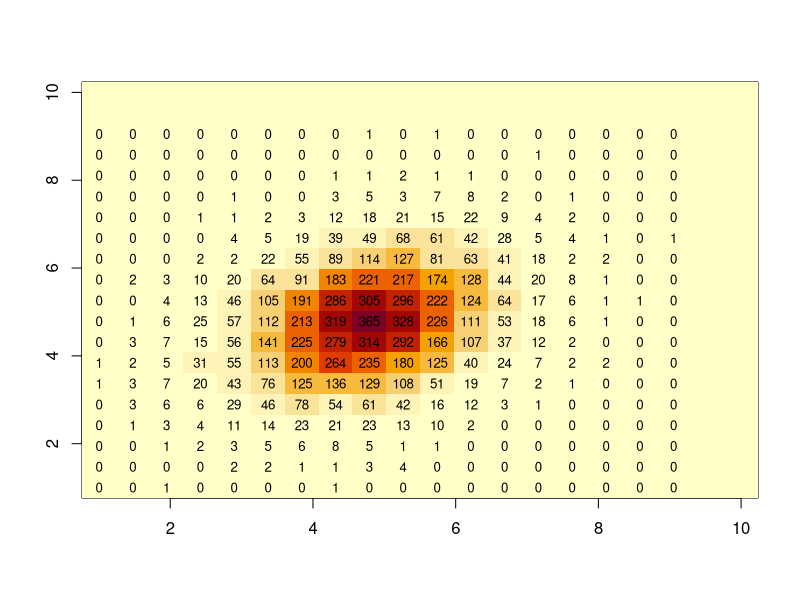
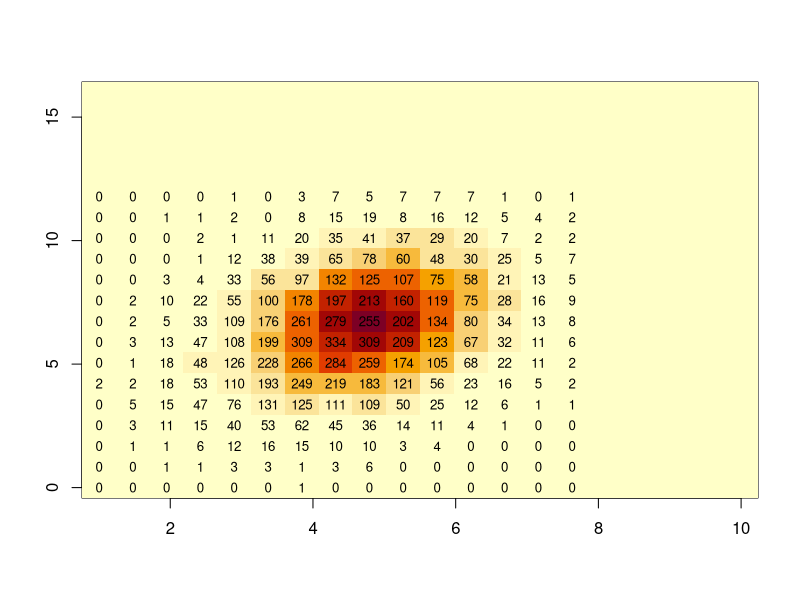

Write the R code that produced these figures, in order.
library(MASS)

#Multivariante Normalverteilung
mu <- c(5, 5)
sigma <- matrix(c(1, 0.25, 0.25, 1), 2, 2)
df <- (mvrnorm(10000, mu = mu, Sigma = sigma))
df1 <- as.data.frame(df) #weil seq data.frame will
colnames(df1) <- c("x", "y") 

#Pixel und in buckets abfüllen
pixel <- 20;
breaks_x <- seq(floor(min(df1$x)), ceiling(max(df1$x)), length.out = pixel)
breaks_y <- seq(floor(min(df1$y)), ceiling(max(df1$y)), length.out = pixel)

# Frequency table
freq <-  as.data.frame(table(as.numeric(cut(df1$x, breaks = breaks_x)), as.numeric(cut(df1$y, breaks = breaks_y))))

# Plot matrix
matrix <- diag(pixel) * 0
matrix[cbind(freq[, 1], freq[, 2])] <- freq[, 3]
p1 <- image(breaks_x, breaks_y, matrix, xlab = '', ylab = '')
text(breaks_x[freq$Var1], breaks_y[freq$Var2], freq$Freq, cex = 0.8)

# Poissonverteilung
cf <- pnorm(df)
df2 <- apply(cf, 2, qpois, lambda=1)
df2 <- as.data.frame(df2)
colnames(df2) <- c("x","y")

#inf Einträge von df2 durch 0 ersetzten
is.na(df2)<-sapply(df2, is.infinite)
df2[is.na(df2)]<-0

breaks_x2 <- seq(floor(min(df2$x)), ceiling(max(df2$x)), length.out = pixel)
breaks_y2 <- seq(floor(min(df2$y)), ceiling(max(df2$y)), length.out = pixel)

freq2 <-  as.data.frame(table(as.numeric(cut(df2$x, breaks = breaks_y2)), as.numeric(cut(df2$y, breaks = breaks_y2))))

matrix1 <- diag(pixel) * 0
matrix1[cbind(freq2[, 1], freq2[, 2])] <- freq2[, 3]
p2 <- image(breaks_y, breaks_y2, matrix, xlab = '', ylab = '')
text(breaks_y[freq2$Var1], breaks_y2[freq2$Var2], freq2$Freq, cex = 0.8)

#beide heatmaps in einen output
par(mfrow=c(1,2))

